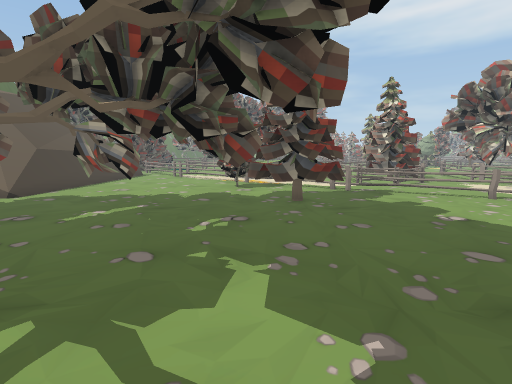
view 1 (above)

22 first-person views from a walk through a Unity game level. The camera is 1.5 m above the floor, tilts 8° down and sees 85° across. The floor is counted in squares, 1 m on a side. Each view is taken from the middle of a square. On the plan, view 1 faces up. The plan holds only what a view shows up to about 14 squares ahead; the rest is blank. The place goes on beyond the plan. The player is left out. Some surface patterns are stand-ins.

view 2
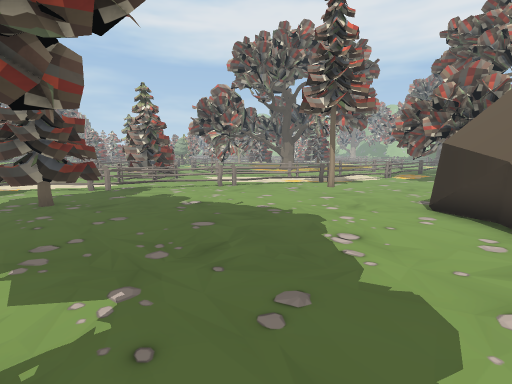

view 3
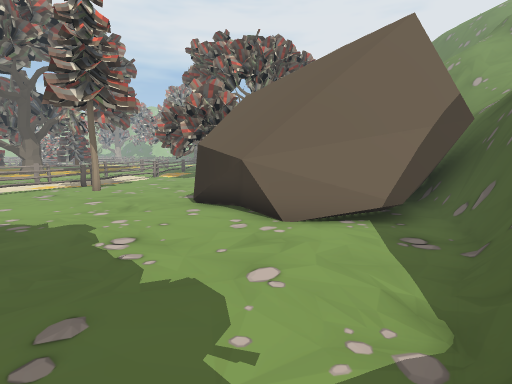

view 4
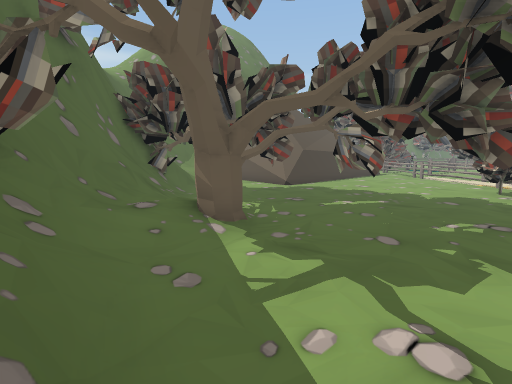

view 5
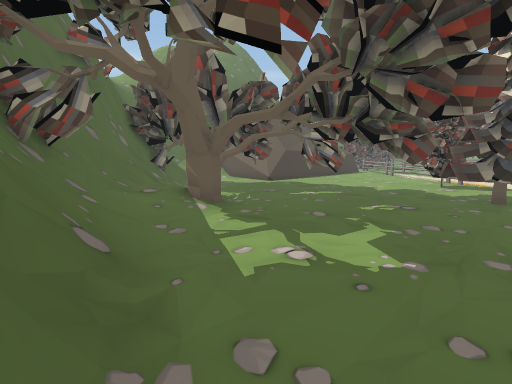

view 6
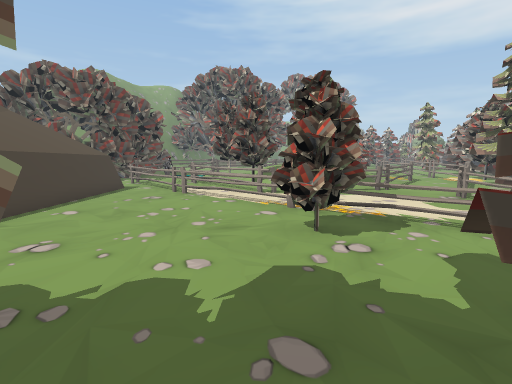

view 7
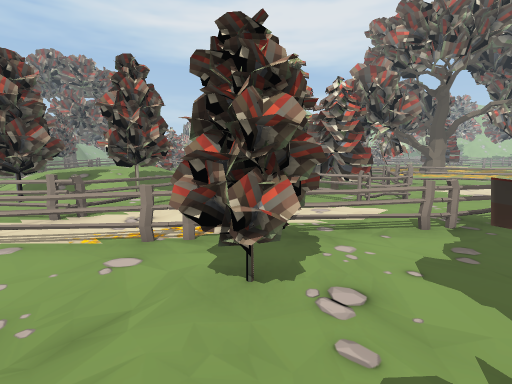

view 8
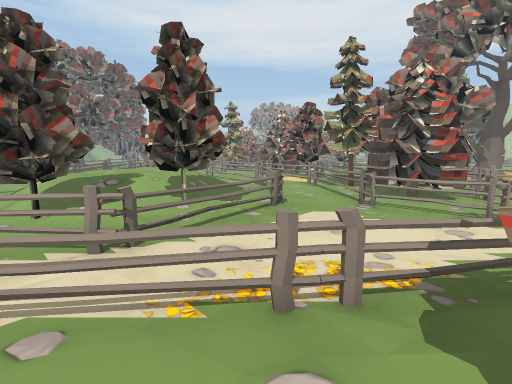

view 9
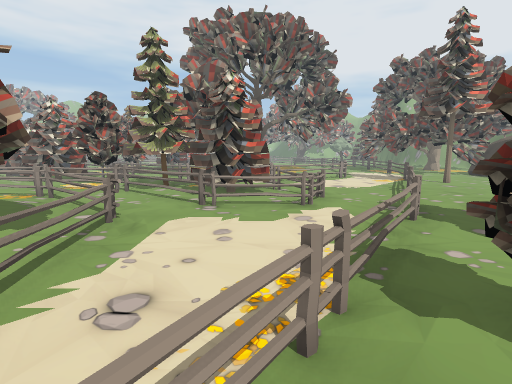

view 10
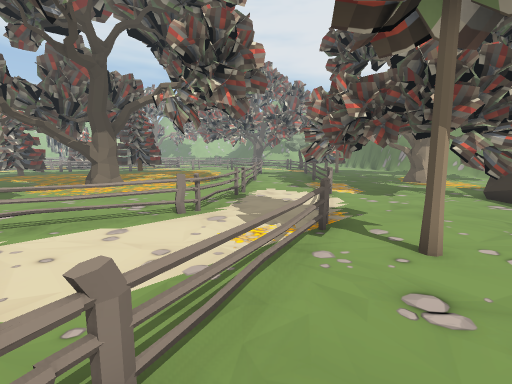

view 11
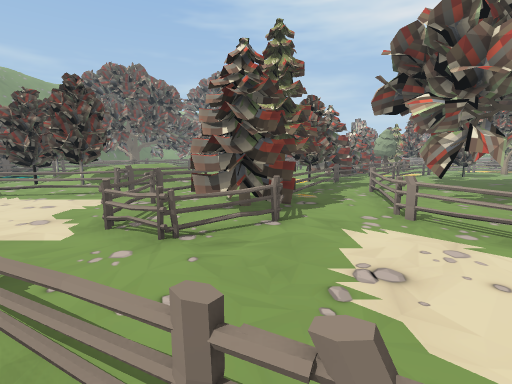

view 12
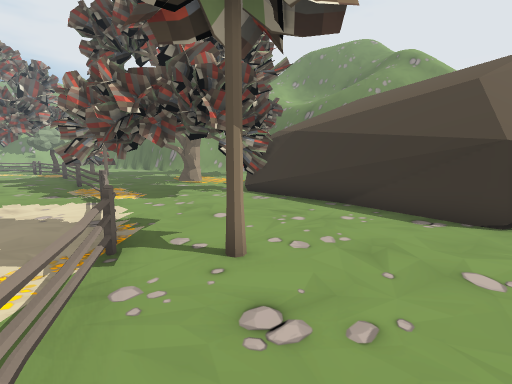

view 13
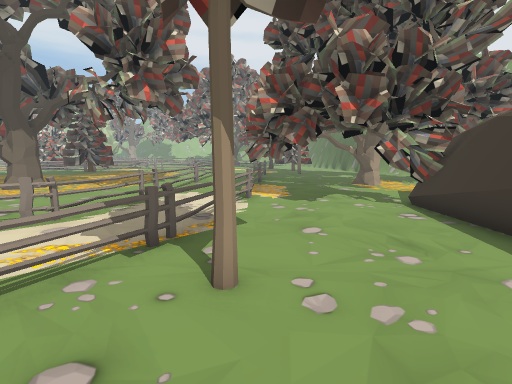

view 14
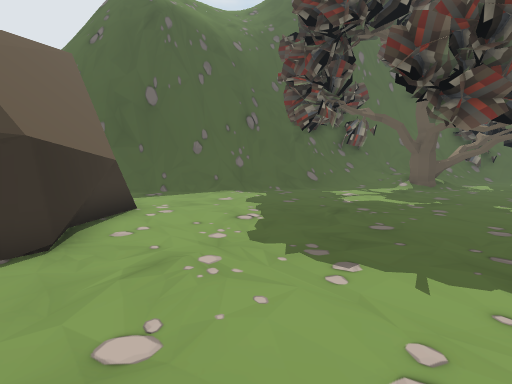

view 15
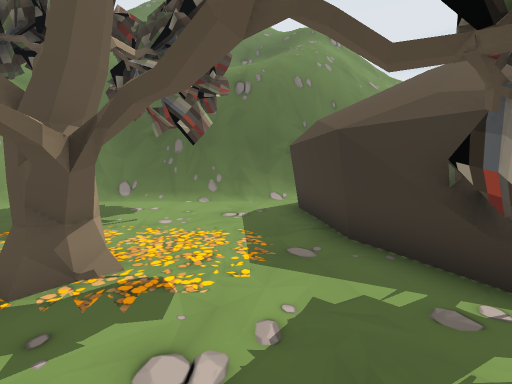

view 16
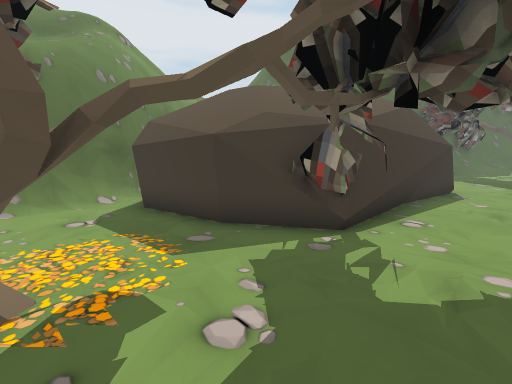

view 17
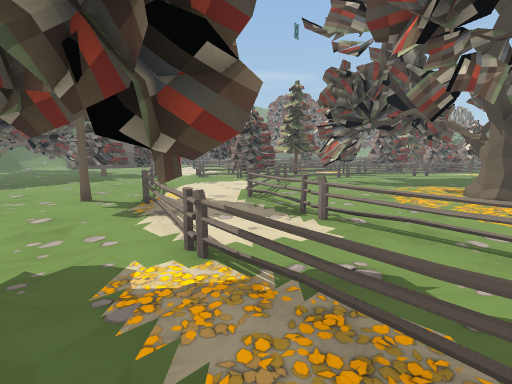

view 18
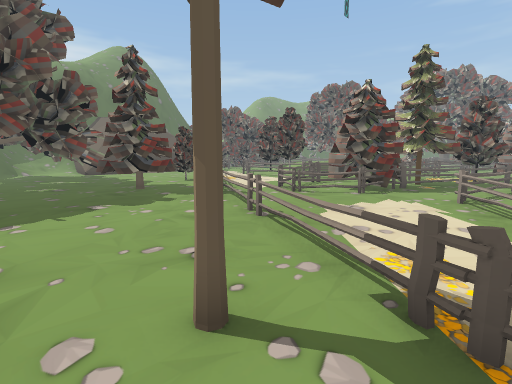

view 19
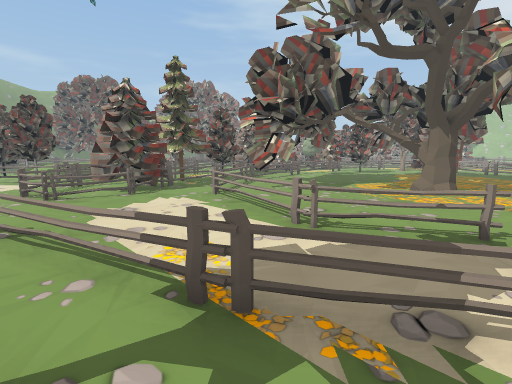

view 20
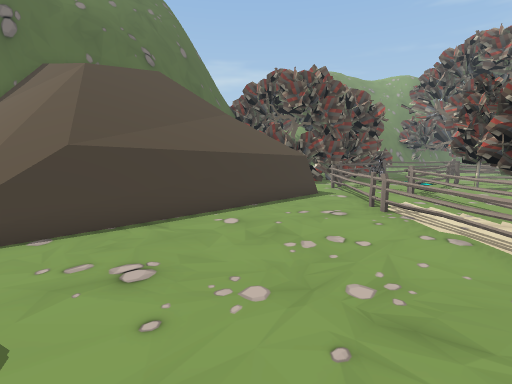

view 21
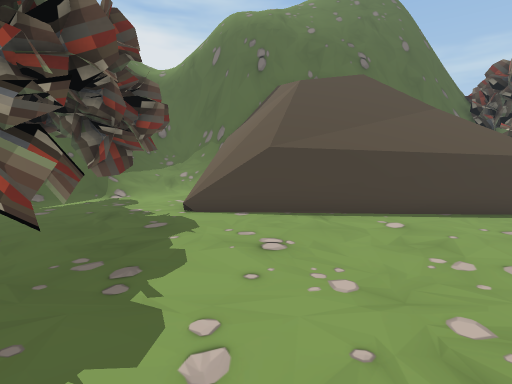

view 22
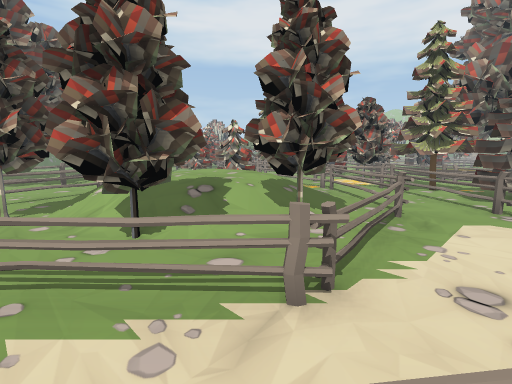

### Floor plan
Key: @ floor where view 1 was taken; # wall or solid block; x gap in a wall; . main floor; : floor 0.25 m higher than the main floor; + floor 0.5 m higher than the main floor; * floor 0.75 m higher than the main floor; / step, stairs or slope; = window, fence, low wall or low ledge; v drop or lower ground; F fence; T tree; P pine tree; H thing the floor can be seen under or through; O other object.
Columns run from 9 left of view 1 to 22 right of it. Each row starts with its distance up from view 1.
 22  =OO=  TT      F#F TT  ==    T
 21  #  F.TTT##*+:FF.F..==.=   ..T
 20  FF.FFTTTTTT:FF..FPP=.==.  ...
 19  #.F.FF..TTT.F..FPP##==... ....
 18  #..F.FF====#..FFPPP.=. .......
 17  v...=.F#.....FFPP#..=T  ......
 16  v....==......FPPPF..#HTT...TTT
 15  =.....=x.....FPPPF.==TH ....#T
 14  =.......#....F..F..==.   .....
 13  v......TT==..FFF....=..  .....
 12  =......TT.=#........==.....  .
 11  =...........==.......=.....  .
 10  .........PP..===......#.......
  9 .....T...PPPP...=x=....FFFF=...
  8 TTT.TTT..PPP......===.....======
  7 TTT..T..TT.P........=##........
  6 T.......T..............===.....
  5 ....T...............P.....=x#O.#
  4 T/TTT.......................T..T
  3 #// TT..........................
  2 #=//TT..........................
  1 ##=///...........#####...TT...T.
  0  ###T//..@......#########TT..TTT
 -1    #T#O=/.......##      ###...TT
 -2    ######==....##         ##....
 -3        ####=...##          #....
 -4           ##=..##          #..T.
 -5            ###=##          #....
 -6              ###           //#==
 -7                           ######

Positions as (right, up) in squares from view 1, and headings:
1: (0, 0), facing up
2: (0, -1), facing up-right
3: (0, -1), facing right
4: (0, -1), facing up-left
5: (2, -2), facing up-left
6: (-2, 7), facing up
7: (-3, 10), facing up-right
8: (-3, 13), facing up-right
9: (-3, 15), facing right
10: (7, 8), facing right
11: (8, 8), facing up
12: (8, 8), facing down-right
13: (8, 5), facing right
14: (9, 6), facing down-left
15: (19, 3), facing down
16: (21, 3), facing down-left
17: (21, 3), facing up-left
18: (13, 4), facing up-left
19: (13, 4), facing up
20: (-2, 10), facing up-left
21: (-1, 11), facing left
22: (-4, 16), facing up-right
